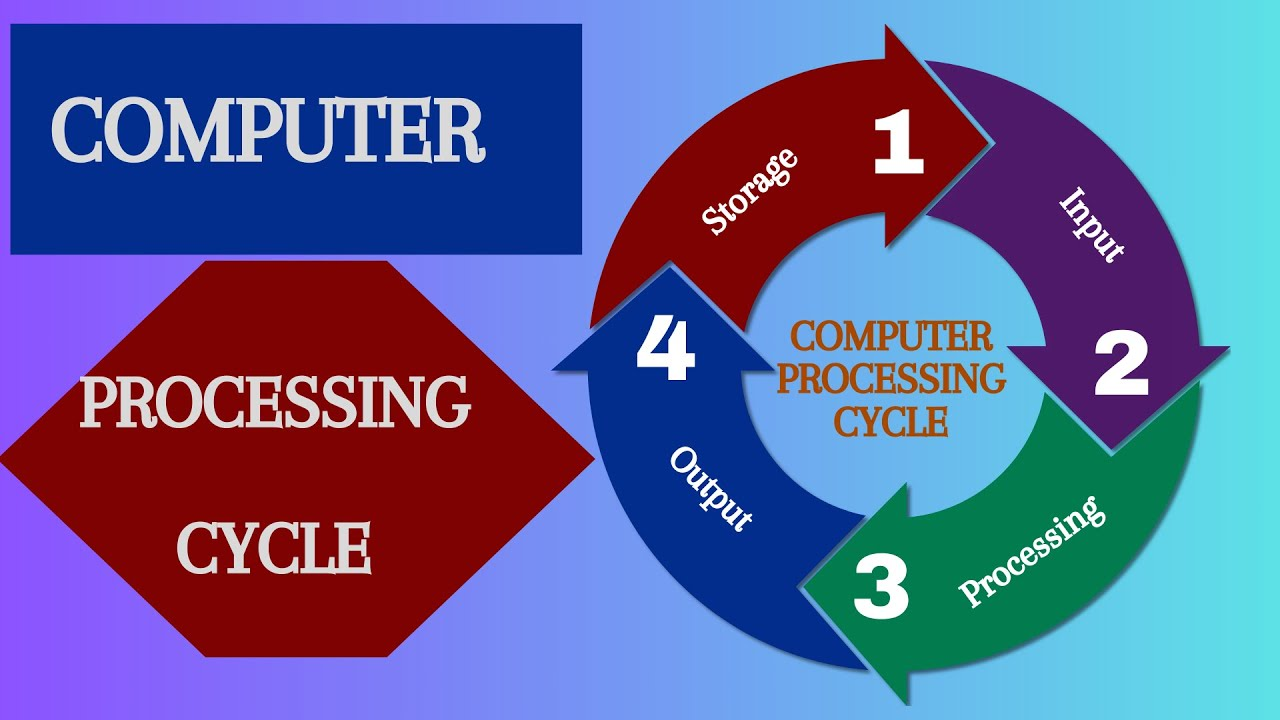
#> input picture Maximage.jpg, 1280 x 720 px, found by its file name
$ jupyter execute 'Assignment 3_Quantization.ipynb'
#> lines starting #> are read from the running program, lines starting #| are printed output that depends on the picture; after the words box and inside, x2 and y2 are one past the last pixel; in counts of white or black regions, pixels touching at a corner belong together
Perform image sampling and quantization on set of images and analyze the sample values in sampling process and find different quantized levels in color models.

[cell 1]
import cv2
import numpy as np
import matplotlib.pyplot as plt

[cell 2]
def sample_image(img, factor):
    # Downsample and then upsample to simulate loss
    down = cv2.resize(img, (img.shape[1] // factor, img.shape[0] // factor), interpolation=cv2.INTER_NEAREST)
    up = cv2.resize(down, (img.shape[1], img.shape[0]), interpolation=cv2.INTER_NEAREST)
    return up

[cell 3]
def quantize_image(img, levels):
    # Quantize grayscale image to given number of levels
    quantized = np.floor(img / (256 / levels)) * (256 / levels)
    return quantized.astype(np.uint8)

[cell 4]
def analyze_quantized_levels(img, color_space):
    if color_space == 'RGB':
        print(f"\nUnique R levels: {np.unique(img[:, :, 0])}")
        print(f"Unique G levels: {np.unique(img[:, :, 1])}")
        print(f"Unique B levels: {np.unique(img[:, :, 2])}")
    elif color_space == 'HSV':
        hsv = cv2.cvtColor(img, cv2.COLOR_BGR2HSV)
        print(f"\nUnique H levels: {np.unique(hsv[:, :, 0])}")
        print(f"Unique S levels: {np.unique(hsv[:, :, 1])}")
        print(f"Unique V levels: {np.unique(hsv[:, :, 2])}")

[cell 5]
# Read image
image = cv2.imread("C:\\Users\\MAYUR\\OneDrive\\Desktop\\FODIP Assignment Folder\\Maximage.jpg")
#> image is the input picture: shape (720, 1280, 3); mean B, G, R 152, 99.8, 91.9
if image is None:
    print("Image not found!")
    raise SystemExit  # <-- Use this instead of exit()

gray = cv2.cvtColor(image, cv2.COLOR_BGR2GRAY)

[cell 6]
# ------------------ Sampling ------------------
sample_factors = [2, 4, 8]
plt.figure(figsize=(12, 4))
plt.subplot(1, len(sample_factors)+1, 1)
plt.imshow(gray, cmap='gray')
plt.title("Original")
plt.axis('off')

for i, factor in enumerate(sample_factors):
    sampled = sample_image(gray, factor)
    plt.subplot(1, len(sample_factors)+1, i+2)
    plt.imshow(sampled, cmap='gray')
    plt.title(f"Sampled x{factor}")
    plt.axis('off')
#> this loop made 3 passes
#> pass 1, in sample_image, `down = cv2.resize(img, (img.shape[1] // factor, img.shape[0] // factor..`:
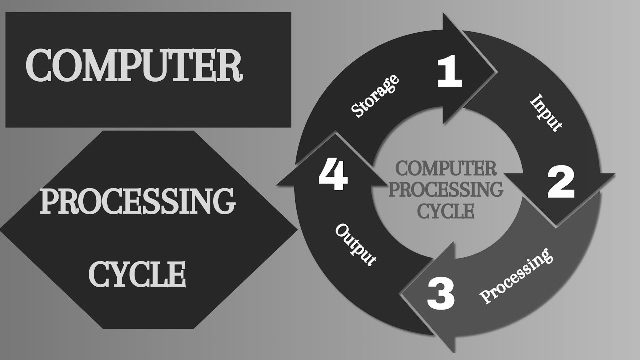
#> down: shape (360, 640); min 9, max 255, mean 103.4
plt.tight_layout()
plt.show()
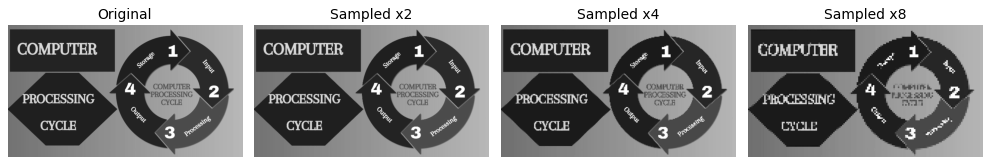
#> figure drawn by matplotlib, 4 panels

[cell 7]
# ------------------ Quantization ------------------
quant_levels = [2, 4, 8, 16, 32]
plt.figure(figsize=(15, 6))
for i, level in enumerate(quant_levels):
    quant = quantize_image(gray, level)
    plt.subplot(2, 3, i+1)
    plt.imshow(quant, cmap='gray')
    plt.title(f"{level} Levels")
    plt.axis('off')
#> this loop made 5 passes
#> pass 1, in quantize_image, `quantized = np.floor(img / (256 / levels)) * (256 / levels)`:
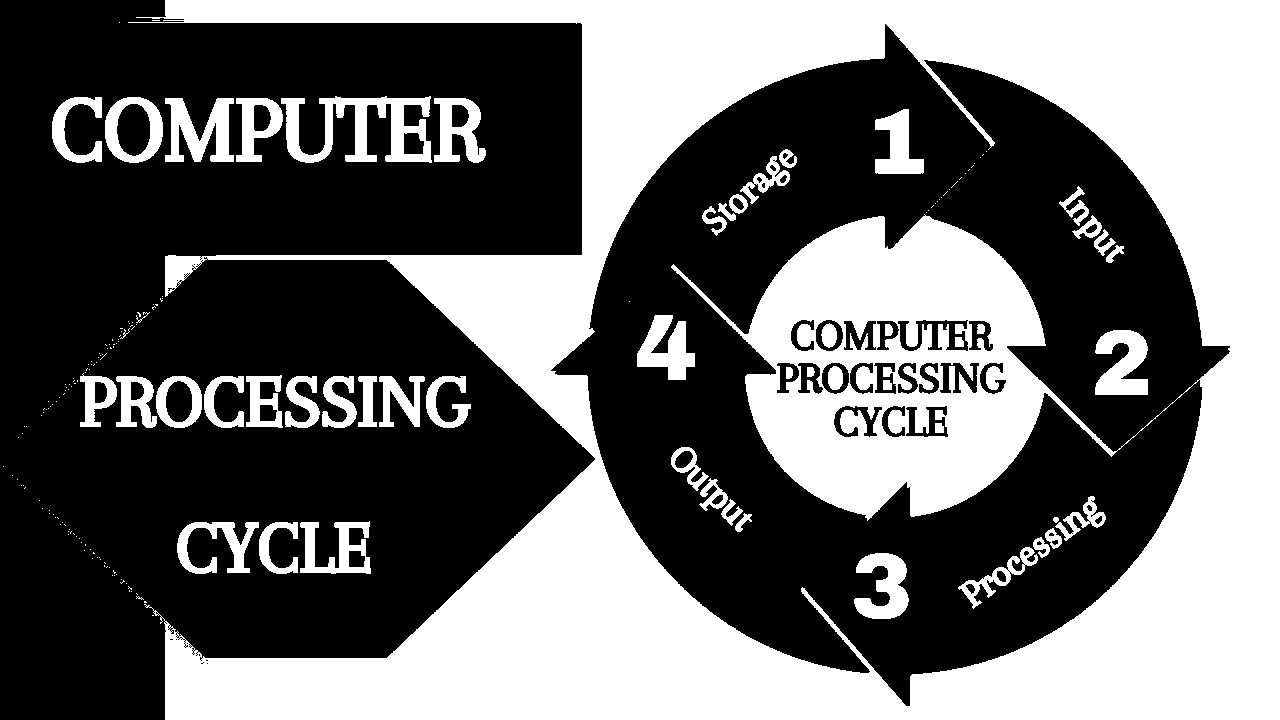
#> quantized: shape (720, 1280) float64; values 0 (black) and 128 (white), 41.7% white; 188 white regions (135 under 20 px), largest, box (x1, y1, x2, y2) and area: (128, 0, 1280, 720) 340021, (281, 96, 432, 163) 4707, (165, 98, 234, 162) 2567
#> pass 2, in quantize_image (call 2), `quantized = np.floor(img / (256 / levels)) * (256 / levels)`:
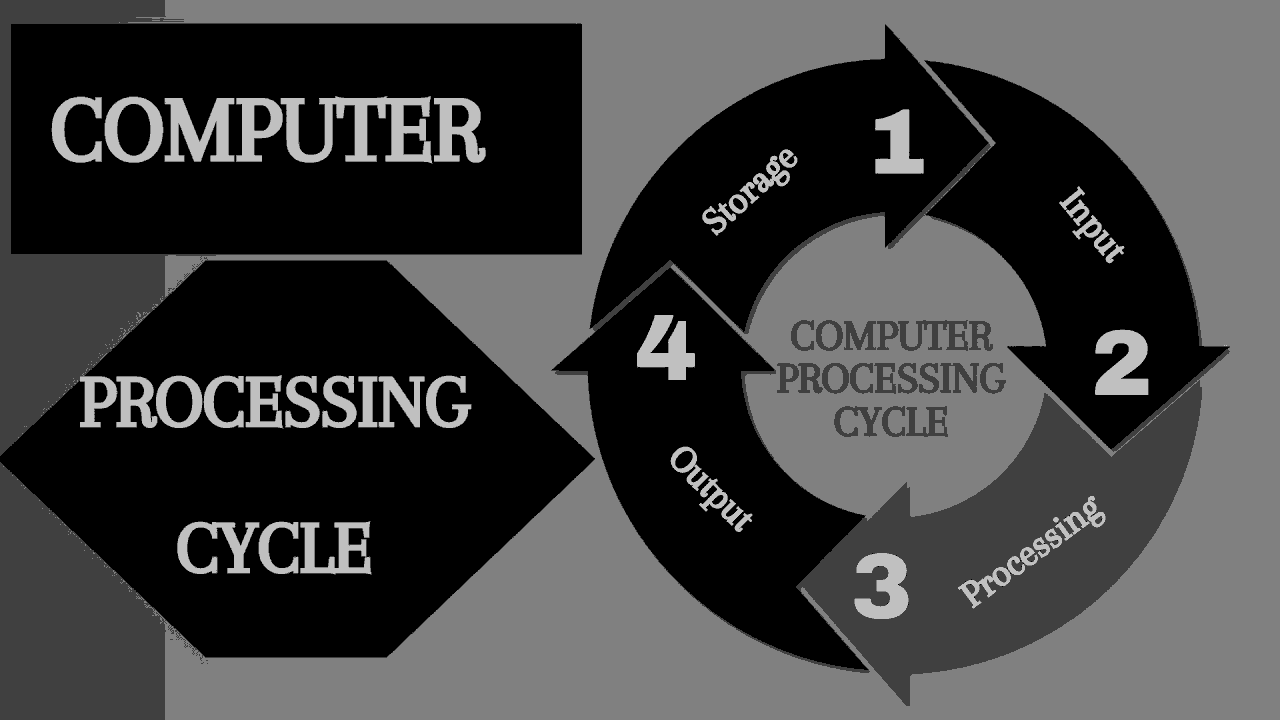
#> quantized: shape (720, 1280) float64; min 0, max 192, mean 65
plt.tight_layout()
plt.show()
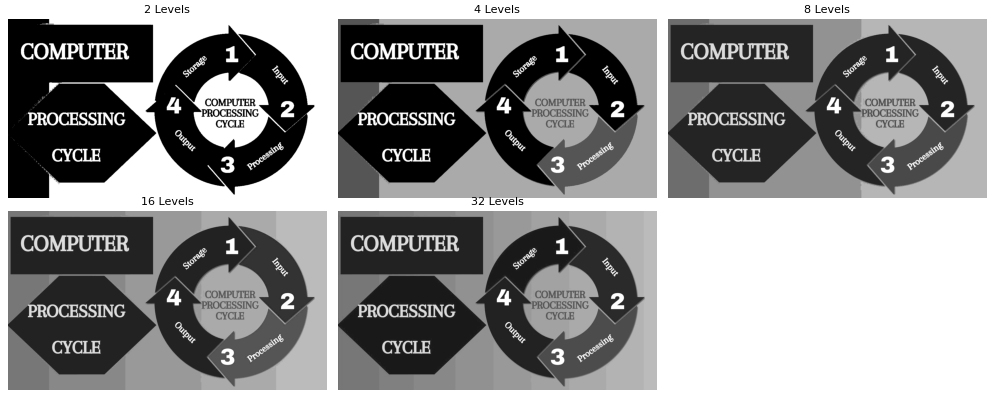
#> figure drawn by matplotlib, 5 panels

[cell 8]
# ------------------ Color Model Quantization ------------------
# Reduce color levels in RGB
quant_rgb = (image // 64) * 64  # 4 levels per channel
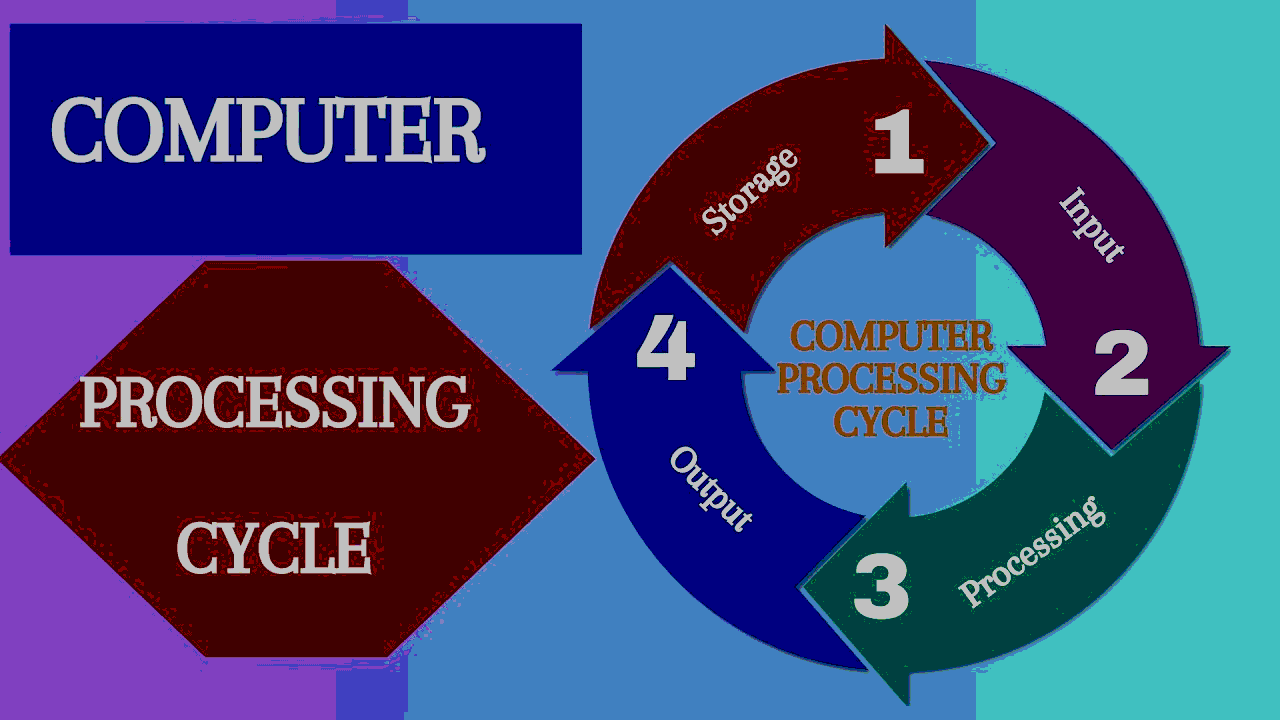
#> quant_rgb: shape (720, 1280, 3); mean B, G, R 123, 72.1, 60.7
plt.imshow(cv2.cvtColor(quant_rgb, cv2.COLOR_BGR2RGB))
plt.title("RGB Quantized")
plt.axis('off')
plt.show()

# Analyze quantized levels
analyze_quantized_levels(quant_rgb, 'RGB')
#| Unique R levels: [  0  64 128 192]
#| Unique G levels: [  0  64 128 192]
#| Unique B levels: [  0  64 128 192]
analyze_quantized_levels(quant_rgb, 'HSV')
#> in analyze_quantized_levels (call 2), `hsv = cv2.cvtColor(img, cv2.COLOR_BGR2HSV)`: hsv: shape (720, 1280, 3); mean H, S, V 82.3, 204.7, 138.1
#| Unique H levels: [  0  10  15  30  60  75  90 105 110 120 130 135 140 150 165]
#| Unique S levels: [  0  85 128 170 255]
#| Unique V levels: [  0  64 128 192]

$ run again, with image.jpg copied over Maximage.jpg
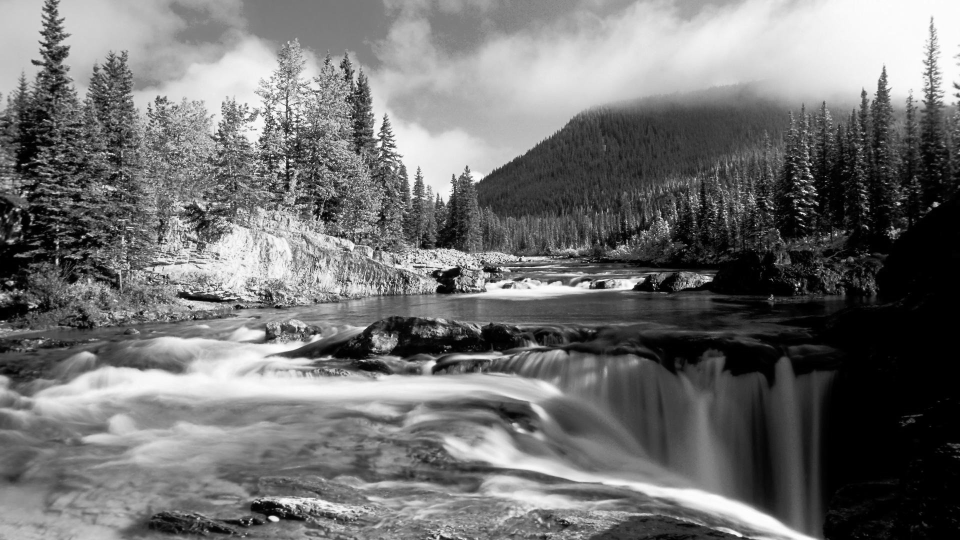
#> input picture image.jpg, 1920 x 1080 px, found by its file name (shown at 1/2 size)
#> image is the input picture: shape (1080, 1920, 3); min 0, max 255, mean 113.2
#> the loop `for i, level in enumerate(quant_levels):` made 5 passes
#> pass 1, in quantize_image, `quantized = np.floor(img / (256 / levels)) * (256 / levels)`:
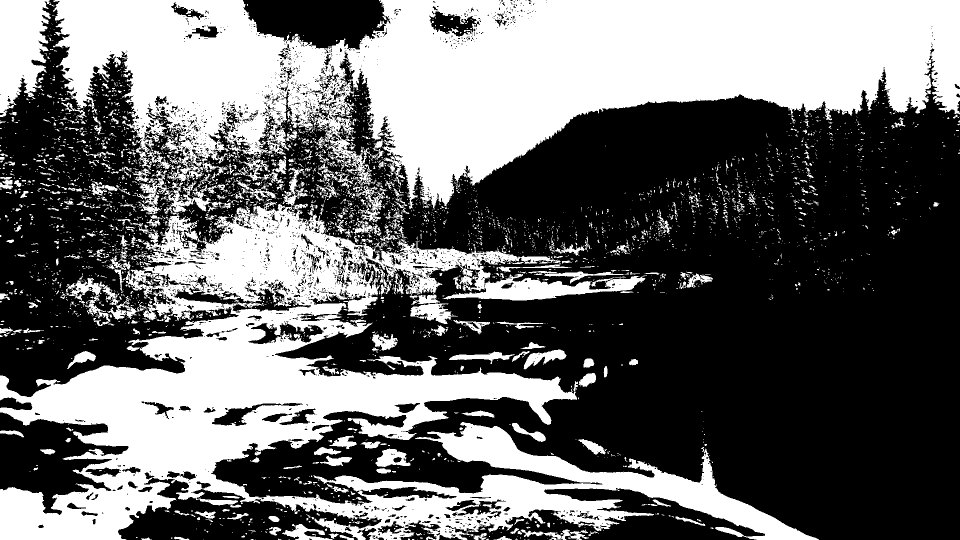
#> quantized: shape (1080, 1920) float64 (shown at 1/2 size); values 0 (black) and 128 (white), 42% white; 4334 white regions (3831 under 20 px), largest, box (x1, y1, x2, y2) and area: (106, 0, 1920, 418) 416750, (0, 335, 1638, 1080) 359696, (0, 0, 102, 234) 16728
#> pass 2, in quantize_image (call 2), `quantized = np.floor(img / (256 / levels)) * (256 / levels)`:
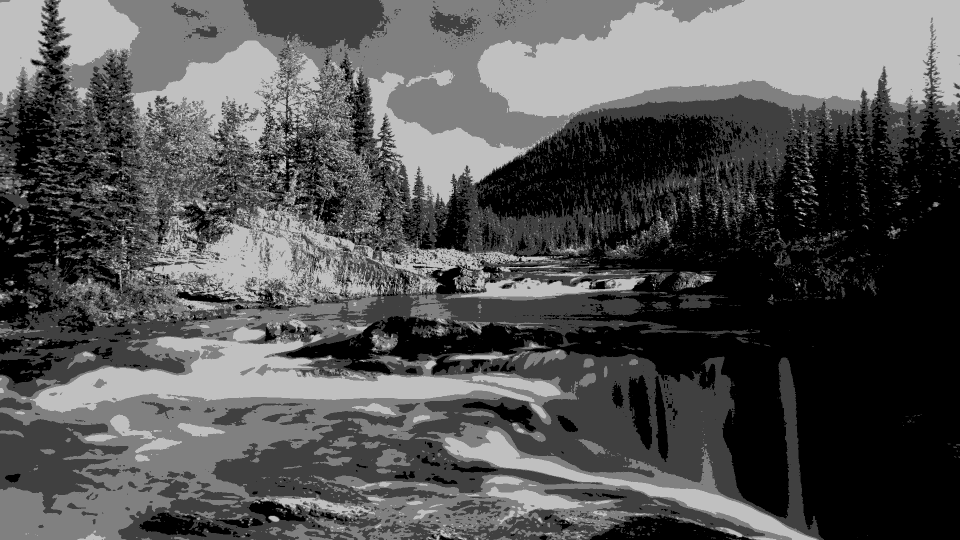
#> quantized: shape (1080, 1920) float64 (shown at 1/2 size); min 0, max 192, mean 84.4
#| Unique R levels: [  0  64 128 192]
#| Unique G levels: [  0  64 128 192]
#| Unique B levels: [  0  64 128 192]
#> hsv: shape (1080, 1920, 3); mean H, S, V 0, 0, 84.4
#| Unique H levels: [0]
#| Unique S levels: [0]
#| Unique V levels: [  0  64 128 192]
